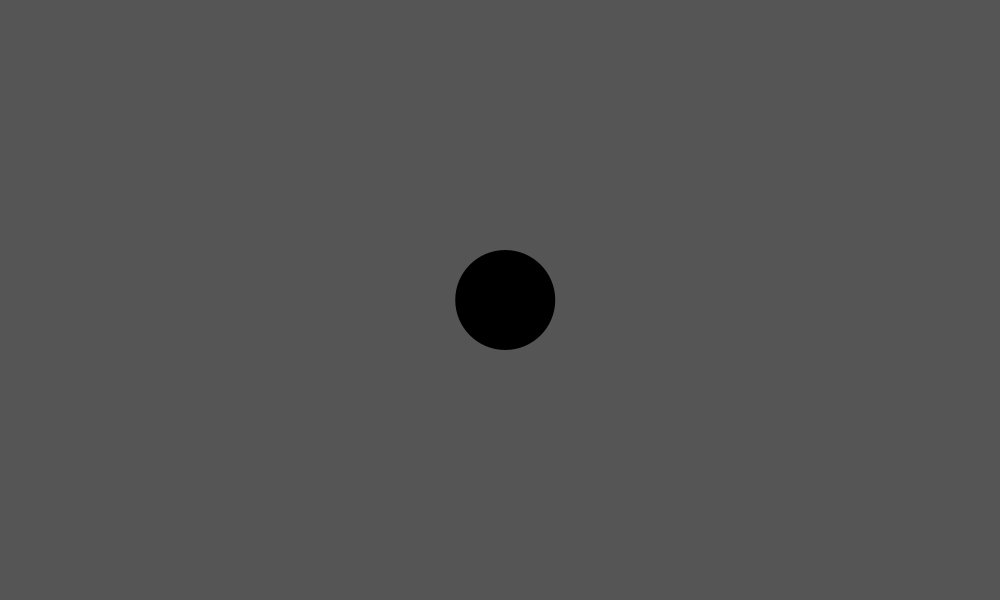
Frame 1 (no input)
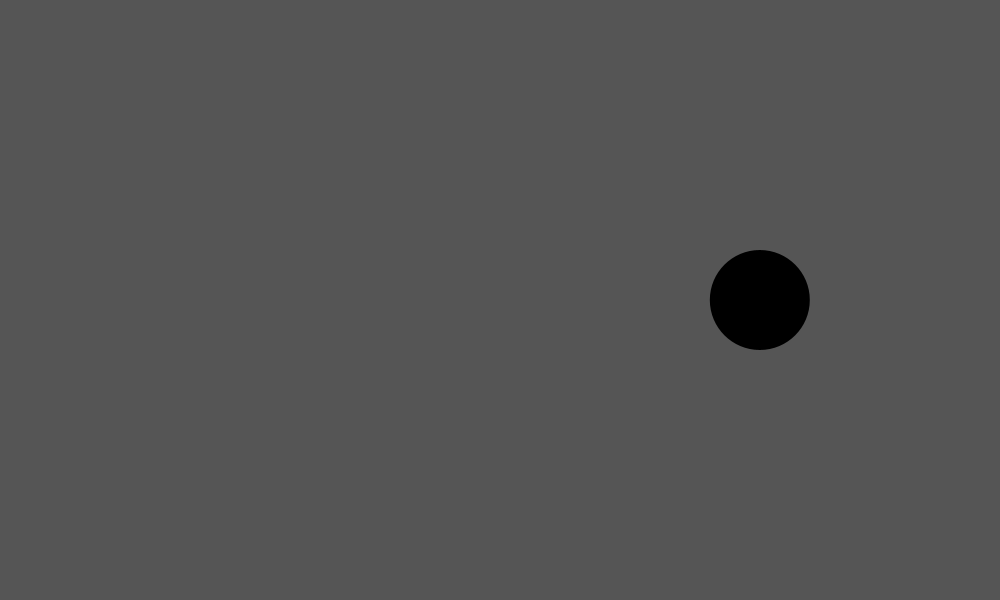
Frame 60 (the mouse pressed at the canvas centre just before this capture)
Frame 120 (the mouse held since frame 60 and released just before this capture): identical to frame 60, image omitted

The Processing sketch that drew these frames (run headless with seeded random() and noise(); from frame 60 on, the mouse is pressed at the canvas centre):

// Processing sketch: sketch_3
// ── sketch_3.pde
void setup()
{

    size(1000, 600);
}



void draw()
{

    background(#555555);
    fill(#000000);
    noStroke();
    
    float wave = sin(radians(frameCount));
    
    ellipse(width/2 + wave*300 , height/2, 100, 100);

}
